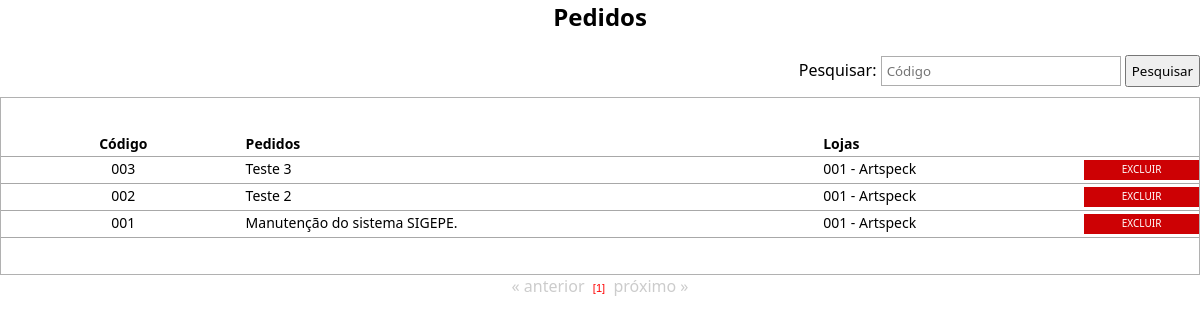
The app's page /visualiza_pedido.php, older data.
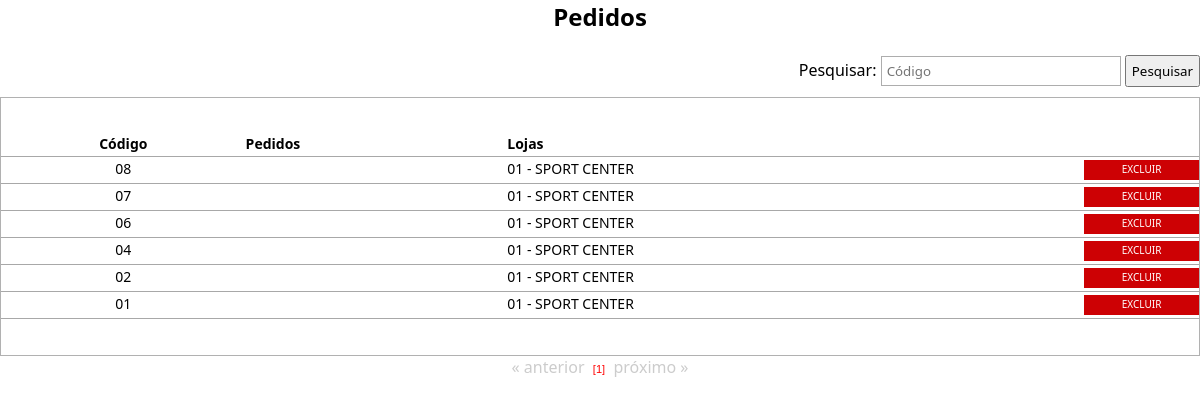
The same page, newer data.
### tables this page shows
CREATE TABLE `pedidos` (
  `id_pedidos` int(11) NOT NULL AUTO_INCREMENT,
  `num_pedido` varchar(10) DEFAULT NULL,
  `nome_loja` varchar(100) DEFAULT NULL,
  `nome_fornecedor` varchar(100) DEFAULT NULL,
  `valor_pedido` float DEFAULT NULL,
  `qtd_pedido` varchar(10) NOT NULL,
  `data_entrega` date DEFAULT NULL,
  `cod_pag_pedido` varchar(15) DEFAULT NULL,
  `cod_cond_pag` varchar(5) NOT NULL,
  `prazo` varchar(2) NOT NULL,
  `valor_dividido` float NOT NULL,
  `descricao` varchar(50) NOT NULL,
  PRIMARY KEY (`id_pedidos`)
);

### processos/database.php (called while the page is built, shortened)
<?php
function DBRead ($table, $params = null, $fields = '*') {
	$params = ($params) ? " {$params}" : null;
		$query = "SELECT {$fields} FROM {$table}{$params}";
		$result = DBExecute($query);
		if (!mysqli_num_rows($result))
			return false;
		else {
			while ($res = mysqli_fetch_assoc($result)) {
				$data[] = $res;
			}
			return $data;
		}
}
function DBExecute($query){
	$link = DBConnect();
	$result = @mysqli_query($link, $query) or die (mysqli_error($link));
	return $result;
}
?>

### visualiza_pedido.php (the view, shortened to what this page needs)
<!doctype html>
<html>
<head>
<link href="css/style.css" rel="stylesheet" type="text/css">
<link href="css/style.css" rel="stylesheet" type="text/css">
<link rel="stylesheet" href="css/menu.css">
</head>
<body>
<center><h2> Pedidos </h2></center>
<br />
<table width="100%" border="0" cellpadding="0" cellspacing="0" style="margin-bottom: 10px;">
	<tr>
		<td align="right">
        <?php
		require 'processos/database.php';
		?>
      <form  action="<?php echo htmlspecialchars($_SERVER["PHP_SELF"]);?>" method="post">
			Pesquisar: <input type="text" name="pesquisar" placeholder="Código" class="cod" style="margin-right:0;">
			<input type="submit" value="Pesquisar" style="height: 32px; padding: 0 5px 0 5px;">
		  </form>
		</td>
	</tr>
 </table>
 <?php
 	if (empty($_POST['pesquisar'])) {
 ?>
<table width="100%" border="0" cellpadding="0" cellspacing="0" class="table">
	<tr class="linha">
		<td class="linha" width="20%" align="center"><b>Código</b></td>
		<td class="linha"><b>Pedidos</b></td>
        <td class="linha"><b>Lojas</b></td>
        <td width="10%" align="center" class="linha"></td>
	</tr>
<?php
  $numreg = 15;
  $inicial = $_GET['pg'] * $numreg;
	$pedidos = DBRead ("pedidos", "ORDER BY num_pedido DESC LIMIT $inicial, $numreg", "id_pedidos, num_pedido, nome_loja, descricao");
  $sql = DBRead ("pedidos");
  $quant = count($sql);
		foreach ($pedidos as $pd){
		?>
	<tr onmouseover="ChangeColor(this, true);" onmouseout="ChangeColor(this, false);">
		<td class="linha" align="center" valign="middle" onclick="DoNav('altera_pedido.php?id=<?php echo $pd['id_pedidos'];?>');">
			<?php echo $pd['num_pedido'];?>
		</td>
		<td class="linha espaco" valign="middle" onclick="DoNav('altera_pedido.php?id=<?php echo $pd['id_pedidos'];?>');">
			<?php echo $pd['descricao']; ?>
		</td>
		<td class="linha espaco" onclick="DoNav('altera_pedido.php?id=<?php echo $pd['id_pedidos'];?>');">
			<?php echo $pd['nome_loja']; ?>
		</td>
		<td class="linha espaco" valign="middle">
				<span class="excluir">
						<a href="javascript:aviso('<?=$pd['num_pedido'];?>');">Excluir</a>
		</td>
	</tr>
<?php
	}
?>
</table>
<center>
<?php
  require "paginacao.php";
	}
?>
</center>
</body>
</html>

### paginacao.php (shortened to what this page needs)
<?php
$quant_pg = ceil($quant/$numreg);
$quant_pg++;
if ( @$_GET['pg'] > 0) {
echo "<a href=".$_SERVER['PHP_SELF']."?pg=".(@$_GET['pg']-1)." class=pg ><b>&laquo; Anterior</b></a>";
} else {
echo "<font color=#CCCCCC>&laquo; anterior </font>";
}
for($i_pg=1; $i_pg<$quant_pg;$i_pg++) {
if (@$_GET['pg'] == ($i_pg-1)) {
echo "&nbsp;<span class=pgoff>[$i_pg]</span>&nbsp;";
} else {
$i_pg2 = $i_pg-1;
echo "&nbsp;<a href=".$_SERVER['PHP_SELF']."?pg=$i_pg2 class=pg><b>$i_pg</b></a>&nbsp;";
}
}
if ((@$_GET['pg']+2) < $quant_pg) {
echo "<a href=".$_SERVER['PHP_SELF']."?pg=".(@$_GET['pg']+1)." class=pg ><b>próximo &raquo;</b></a>";
} else {
echo "<font color=#CCCCCC>  próximo &raquo;</font>";
}
?>

### css/style.css (style rules this page uses)
html { height: 89%; padding: 0; margin: 0; }
body { height: 99%; padding: 0; margin: 0; }
* { padding: 0; margin: 0; font-family: Segoe, "Segoe UI", "DejaVu Sans", "Trebuchet MS", Verdana, sans-serif; }
.table { width: 100%; border: 1px solid #B1B1B1; padding: 3% 0 3% 0; }
.table td { font-size: 14px; padding: 0 0 3px 5px; }
.cod { width: 20%; height: 30px; border: 1px solid #ADADAD; padding: 0 5px 0 5px; }
.linha { border-bottom: 1px solid hsla(0,0%,66%,1.00); padding: 5px 3px 3px 3px; }
.espaco { padding-left: 70px; }
a { color: #000000; text-decoration: none; font-size: 14px; }
.excluir a { width: auto; display: block; text-decoration: none; color: #FFFFFF; font-size: 10px; margin-top: 3px; padding: 2px 10px 4px 10px; background-color: #CD0104; transition: all 0.5s linear; -o-transition: all 0.5s linear; -webkit-transition: all 0.5s linear; -moz-transition: all 0.5s linear; text-transform: uppercase; border:none; outline: none; cursor: pointer; -webkit-appearance:none; text-align: center; }

Row changes from the older to the newer data that the page shows:
removed pedidos: num_pedido "003", descricao "Teste 3", nome_loja "001 - Artspeck"
removed pedidos: num_pedido "002", descricao "Teste 2", nome_loja "001 - Artspeck"
removed pedidos: num_pedido "001", descricao "Manutenção do sistema SIGEPE.", nome_loja "001 - Artspeck"
added pedidos: num_pedido "08", nome_loja "01 - SPORT CENTER"
added pedidos: num_pedido "07", nome_loja "01 - SPORT CENTER"
added pedidos: num_pedido "06", nome_loja "01 - SPORT CENTER"
added pedidos: num_pedido "04", nome_loja "01 - SPORT CENTER"
added pedidos: num_pedido "02", nome_loja "01 - SPORT CENTER"
added pedidos: num_pedido "01", nome_loja "01 - SPORT CENTER"
